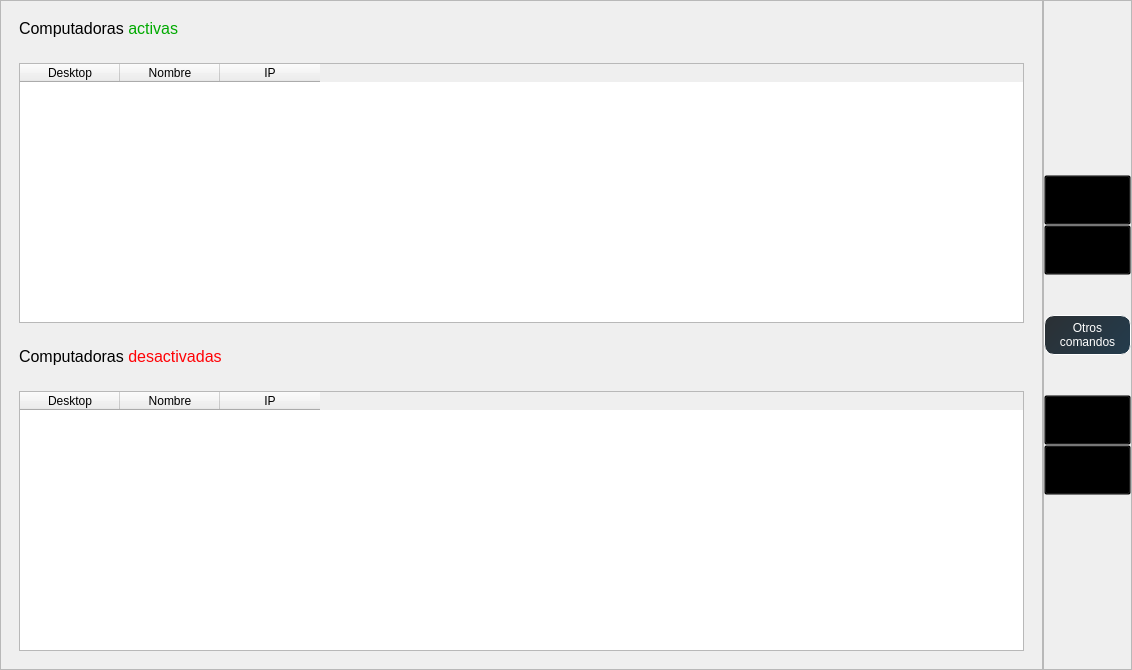
               <widget class="QWidget" name="page_2">
                <property name="styleSheet">
                 <string notr="true">QPushButton#activar_btn,
#activar_compus_btn,
#desactivar_btn,
#desactivar_compus_btn{
	background-color: transparent;
}

QPushButton#activar_btn:hover,
#activar_compus_btn:hover{
	background-color: rgb(0, 170, 0);
	color:white;
	font:15px;
}

QPushButton#desactivar_btn:hover,
#desactivar_compus_btn:hover{
	background-color: rgb(255, 0, 0);
	color:white;
	font:15px;
}

</string>
                </property>
                <layout class="QHBoxLayout" name="horizontalLayout_4">
                 <property name="spacing">
                  <number>0</number>
                 </property>
                 <property name="leftMargin">
                  <number>0</number>
                 </property>
                 <property name="topMargin">
                  <number>0</number>
                 </property>
                 <property name="rightMargin">
                  <number>0</number>
                 </property>
                 <property name="bottomMargin">
                  <number>0</number>
                 </property>
                 <item>
                  <widget class="QFrame" name="frame_4">
                   <property name="styleSheet">
                    <string notr="true"/>
                   </property>
                   <property name="frameShape">
                    <enum>QFrame::StyledPanel</enum>
                   </property>
                   <property name="frameShadow">
                    <enum>QFrame::Raised</enum>
                   </property>
                   <layout class="QVBoxLayout" name="verticalLayout_6">
                    <item>
                     <widget class="QWidget" name="widget" native="true">
                      <property name="maximumSize">
                       <size>
                        <width>16777215</width>
                        <height>60</height>
                       </size>
                      </property>
                      <property name="styleSheet">
                       <string notr="true"/>
                      </property>
                      <layout class="QHBoxLayout" name="horizontalLayout_5">
                       <item>
                        <widget class="QLabel" name="label_2">
                         <property name="text">
                          <string>&lt;html&gt;&lt;head/&gt;&lt;body&gt;&lt;p&gt;&lt;span style=&quot; font-size:12pt;&quot;&gt;Computadoras &lt;/span&gt;&lt;span style=&quot; font-size:12pt; color:#00aa00;&quot;&gt;activas&lt;/span&gt;&lt;/p&gt;&lt;/body&gt;&lt;/html&gt;</string>
                         </property>
                        </widget>
                       </item>
                       <item>
                        <spacer name="horizontalSpacer_2">
                         <property name="orientation">
                          <enum>Qt::Horizontal</enum>
                         </property>
                         <property name="sizeHint" stdset="0">
                          <size>
                           <width>845</width>
                           <height>20</height>
                          </size>
                         </property>
                        </spacer>
                       </item>
                      </layout>
                     </widget>
                    </item>
                    <item>
                     <widget class="QWidget" name="widget_2" native="true">
                      <property name="styleSheet">
                       <string notr="true"/>
                      </property>
                      <layout class="QGridLayout" name="gridLayout_2">
                       <item row="1" column="0">
                        <widget class="QTableWidget" name="tabla_computadoras_activas">
                         <column>
                          <property name="text">
                           <string>Desktop</string>
                          </property>
                         </column>
                         <column>
                          <property name="text">
                           <string>Nombre</string>
                          </property>
                         </column>
                         <column>
                          <property name="text">
                           <string>IP</string>
                          </property>
                         </column>
                        </widget>
                       </item>
                      </layout>
                     </widget>
                    </item>
                    <item>
                     <widget class="QWidget" name="widget_3" native="true">
                      <property name="maximumSize">
                       <size>
                        <width>16777215</width>
                        <height>60</height>
                       </size>
                      </property>
                      <property name="styleSheet">
                       <string notr="true"/>
                      </property>
                      <layout class="QHBoxLayout" name="horizontalLayout_6">
                       <item>
                        <widget class="QLabel" name="label_3">
                         <property name="text">
                          <string>&lt;html&gt;&lt;head/&gt;&lt;body&gt;&lt;p&gt;&lt;span style=&quot; font-size:12pt;&quot;&gt;Computadoras &lt;/span&gt;&lt;span style=&quot; font-size:12pt; color:#ff0206;&quot;&gt;desactivadas&lt;/span&gt;&lt;/p&gt;&lt;/body&gt;&lt;/html&gt;</string>
                         </property>
                        </widget>
                       </item>
                       <item>
                        <spacer name="horizontalSpacer_3">
                         <property name="orientation">
                          <enum>Qt::Horizontal</enum>
                         </property>
                         <property name="sizeHint" stdset="0">
                          <size>
                           <width>792</width>
                           <height>20</height>
                          </size>
                         </property>
                        </spacer>
                       </item>
                      </layout>
                     </widget>
                    </item>
                    <item>
                     <widget class="QWidget" name="widget_4" native="true">
                      <property name="styleSheet">
                       <string notr="true"/>
                      </property>
                      <layout class="QGridLayout" name="gridLayout_3">
                       <item row="0" column="0">
                        <widget class="QTableWidget" name="tabla_computadoras_desactivas">
                         <column>
                          <property name="text">
                           <string>Desktop</string>
                          </property>
                         </column>
                         <column>
                          <property name="text">
                           <string>Nombre</string>
                          </property>
                         </column>
                         <column>
                          <property name="text">
                           <string>IP</string>
                          </property>
                         </column>
                        </widget>
                       </item>
                      </layout>
                     </widget>
                    </item>
                   </layout>
                  </widget>
                 </item>
                 <item>
                  <widget class="QFrame" name="frame_5">
                   <property name="maximumSize">
                    <size>
                     <width>100</width>
                     <height>16777215</height>
                    </size>
                   </property>
                   <property name="styleSheet">
                    <string notr="true">QPushButton#otros_comandos_btn{
padding:5px;
border-radius:10px;
border:1px solid white;
color:white;
background: qlineargradient(x1:0, y1:0, x2:2.5 y2:1, stop:0 #2B3034, stop:1 #1C4968);
}

QPushButton#otros_comandos_btn:hover{
background: qlineargradient(x1:0, y1:0, x2:1 y2:1, stop:0 #251F9B, stop:1 #01A6E1);
}

QPushButton#otros_comandos_btn:pressed{
	font: 75 9pt &quot;MS Shell Dlg 2&quot;;
}</string>
                   </property>
                   <property name="frameShape">
                    <enum>QFrame::StyledPanel</enum>
                   </property>
                   <property name="frameShadow">
                    <enum>QFrame::Raised</enum>
                   </property>
                   <layout class="QVBoxLayout" name="verticalLayout_5">
                    <property name="spacing">
                     <number>0</number>
                    </property>
                    <property name="leftMargin">
                     <number>0</number>
                    </property>
                    <property name="topMargin">
                     <number>0</number>
                    </property>
                    <property name="rightMargin">
                     <number>0</number>
                    </property>
                    <property name="bottomMargin">
                     <number>0</number>
                    </property>
                    <item>
                     <spacer name="verticalSpacer_3">
                      <property name="orientation">
                       <enum>Qt::Vertical</enum>
                      </property>
                      <property name="sizeHint" stdset="0">
                       <size>
                        <width>20</width>
                        <height>174</height>
                       </size>
                      </property>
                     </spacer>
                    </item>
                    <item>
                     <widget class="QPushButton" name="activar_btn">
                      <property name="minimumSize">
                       <size>
                        <width>0</width>
                        <height>50</height>
                       </size>
                      </property>
                      <property name="text">
                       <string>Activar</string>
                      </property>
                     </widget>
                    </item>
                    <item>
                     <widget class="QPushButton" name="activar_compus_btn">
                      <property name="minimumSize">
                       <size>
                        <width>0</width>
                        <height>50</height>
                       </size>
                      </property>
                      <property name="text">
                       <string>Activar 
Computadoras</string>
                      </property>
                     </widget>
                    </item>
                    <item>
                     <spacer name="verticalSpacer_8">
                      <property name="orientation">
                       <enum>Qt::Vertical</enum>
                      </property>
                      <property name="sizeHint" stdset="0">
                       <size>
                        <width>20</width>
                        <height>40</height>
                       </size>
                      </property>
                     </spacer>
                    </item>
                    <item>
                     <widget class="QPushButton" name="otros_comandos_btn">
                      <property name="text">
                       <string>Otros 
comandos</string>
                      </property>
                     </widget>
                    </item>
                    <item>
                     <spacer name="verticalSpacer_2">
                      <property name="orientation">
                       <enum>Qt::Vertical</enum>
                      </property>
                      <property name="sizeHint" stdset="0">
                       <size>
                        <width>20</width>
                        <height>40</height>
                       </size>
                      </property>
                     </spacer>
                    </item>
                    <item>
                     <widget class="QPushButton" name="desactivar_btn">
                      <property name="minimumSize">
                       <size>
                        <width>0</width>
                        <height>50</height>
                       </size>
                      </property>
                      <property name="text">
                       <string>Desactivar</string>
                      </property>
                     </widget>
                    </item>
                    <item>
                     <widget class="QPushButton" name="desactivar_compus_btn">
                      <property name="minimumSize">
                       <size>
                        <width>0</width>
                        <height>50</height>
                       </size>
                      </property>
                      <property name="text">
                       <string>Desactivar 
Computadoras</string>
                      </property>
                     </widget>
                    </item>
                    <item>
                     <spacer name="verticalSpacer_4">
                      <property name="orientation">
                       <enum>Qt::Vertical</enum>
                      </property>
                      <property name="sizeHint" stdset="0">
                       <size>
                        <width>20</width>
                        <height>174</height>
                       </size>
                      </property>
                     </spacer>
                    </item>
                   </layout>
                  </widget>
                 </item>
                </layout>
               </widget>
